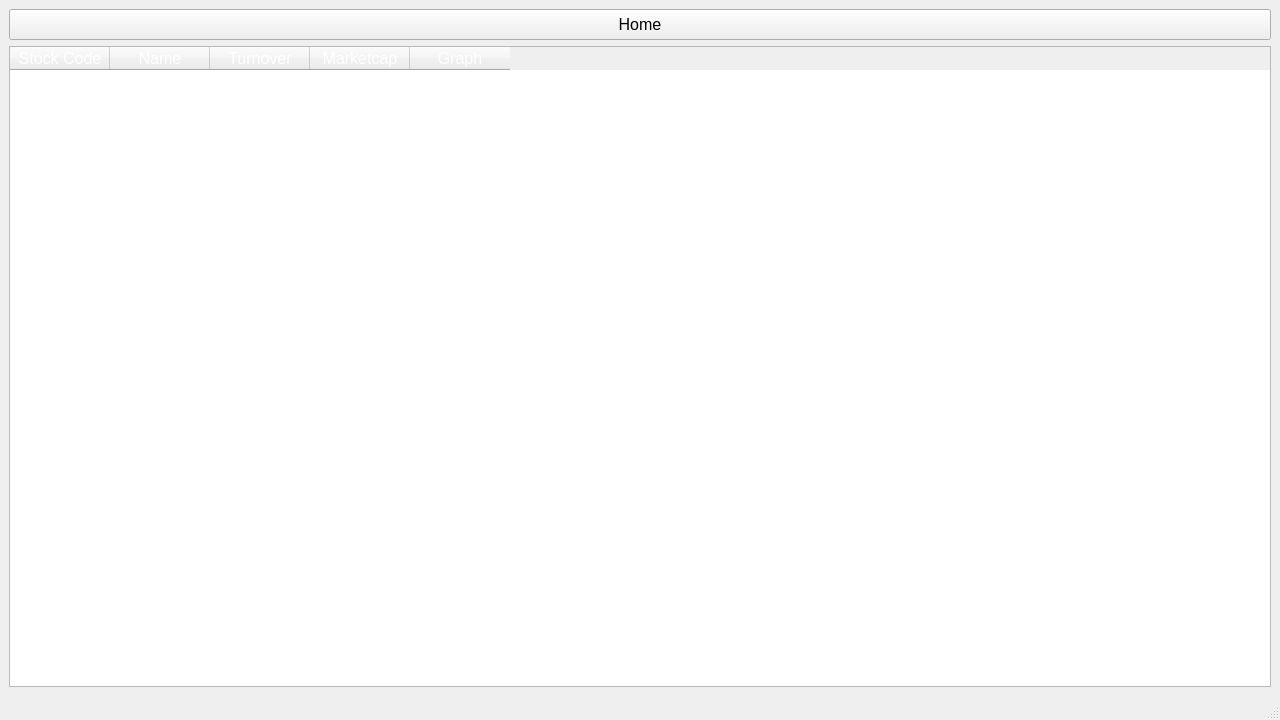
<?xml version="1.0" encoding="UTF-8"?>
<ui version="4.0">
 <class>MainWindow</class>
 <widget class="QMainWindow" name="MainWindow">
  <property name="geometry">
   <rect>
    <x>0</x>
    <y>0</y>
    <width>1280</width>
    <height>720</height>
   </rect>
  </property>
  <property name="font">
   <font>
    <pointsize>12</pointsize>
   </font>
  </property>
  <property name="windowTitle">
   <string>MainWindow</string>
  </property>
  <widget class="QWidget" name="centralwidget">
   <layout class="QGridLayout" name="gridLayout">
    <item row="1" column="0" colspan="2">
     <widget class="QTableWidget" name="tableWidget_Item_Data">
      <property name="minimumSize">
       <size>
        <width>256</width>
        <height>192</height>
       </size>
      </property>
      <property name="maximumSize">
       <size>
        <width>1920</width>
        <height>1080</height>
       </size>
      </property>
      <property name="palette">
       <palette>
        <active>
         <colorrole role="WindowText">
          <brush brushstyle="SolidPattern">
           <color alpha="255">
            <red>255</red>
            <green>255</green>
            <blue>255</blue>
           </color>
          </brush>
         </colorrole>
         <colorrole role="Text">
          <brush brushstyle="SolidPattern">
           <color alpha="255">
            <red>255</red>
            <green>255</green>
            <blue>255</blue>
           </color>
          </brush>
         </colorrole>
         <colorrole role="ButtonText">
          <brush brushstyle="SolidPattern">
           <color alpha="255">
            <red>255</red>
            <green>255</green>
            <blue>255</blue>
           </color>
          </brush>
         </colorrole>
        </active>
        <inactive>
         <colorrole role="WindowText">
          <brush brushstyle="SolidPattern">
           <color alpha="255">
            <red>255</red>
            <green>255</green>
            <blue>255</blue>
           </color>
          </brush>
         </colorrole>
         <colorrole role="Text">
          <brush brushstyle="SolidPattern">
           <color alpha="255">
            <red>255</red>
            <green>255</green>
            <blue>255</blue>
           </color>
          </brush>
         </colorrole>
         <colorrole role="ButtonText">
          <brush brushstyle="SolidPattern">
           <color alpha="255">
            <red>255</red>
            <green>255</green>
            <blue>255</blue>
           </color>
          </brush>
         </colorrole>
        </inactive>
        <disabled/>
       </palette>
      </property>
      <property name="font">
       <font>
        <pointsize>12</pointsize>
       </font>
      </property>
      <property name="selectionMode">
       <enum>QAbstractItemView::SelectionMode::SingleSelection</enum>
      </property>
      <property name="selectionBehavior">
       <enum>QAbstractItemView::SelectionBehavior::SelectRows</enum>
      </property>
      <column>
       <property name="text">
        <string>Stock Code</string>
       </property>
      </column>
      <column>
       <property name="text">
        <string>Name</string>
       </property>
      </column>
      <column>
       <property name="text">
        <string>Turnover</string>
       </property>
      </column>
      <column>
       <property name="text">
        <string>Marketcap</string>
       </property>
      </column>
      <column>
       <property name="text">
        <string>Graph</string>
       </property>
      </column>
     </widget>
    </item>
    <item row="0" column="0" colspan="2">
     <widget class="QPushButton" name="Home_Button">
      <property name="minimumSize">
       <size>
        <width>0</width>
        <height>31</height>
       </size>
      </property>
      <property name="text">
       <string>Home</string>
      </property>
     </widget>
    </item>
   </layout>
  </widget>
  <widget class="QMenuBar" name="menubar">
   <property name="geometry">
    <rect>
     <x>0</x>
     <y>0</y>
     <width>1280</width>
     <height>26</height>
    </rect>
   </property>
  </widget>
  <widget class="QStatusBar" name="statusbar"/>
  <action name="action">
   <property name="text">
    <string/>
   </property>
  </action>
 </widget>
 <resources/>
 <connections/>
</ui>
